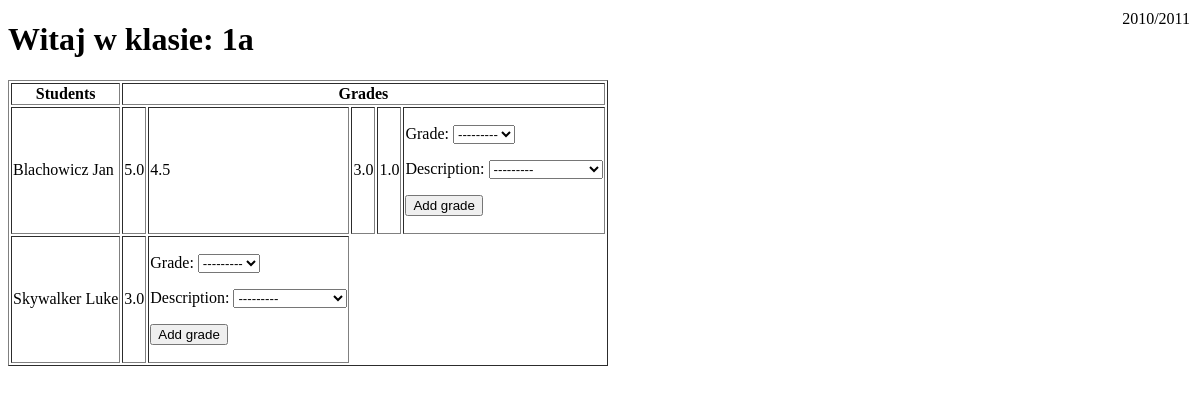
The app's page /schoolregister/nauczyciel/1/1/ (signed in), older data.
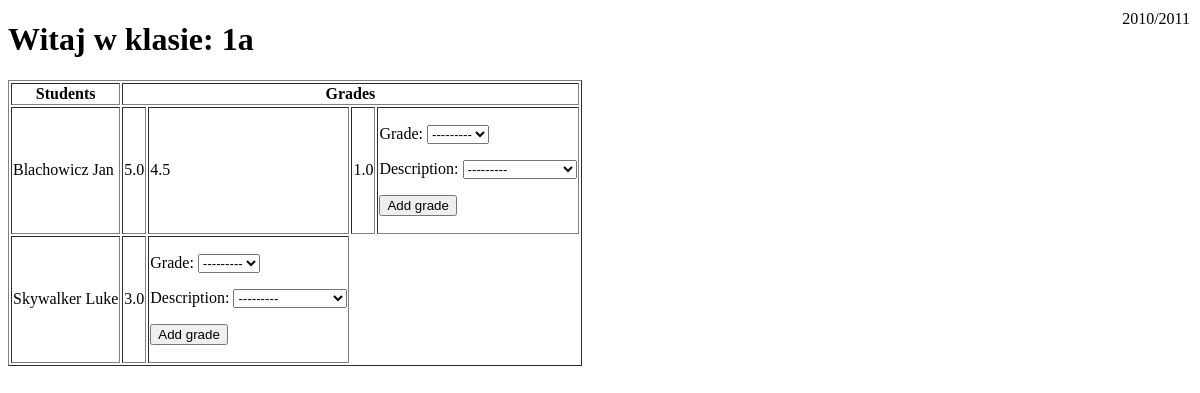
The same page, newer data.
### schoolregister/models.py (models this page shows, shortened)
class Student(models.Model):
    user = models.OneToOneField(settings.AUTH_USER_MODEL, null=True, on_delete=models.SET_NULL)
    first_name = models.CharField(max_length=50)
    last_name = models.CharField(max_length=50)
    birth_date = models.DateField()
    @property
    def full_name(self):
        first_name = self.first_name
        last_name = self.last_name
        full_name = last_name + ' ' + first_name
        return full_name

class Grade(models.Model):
    grade = models.DecimalField(max_digits=2, decimal_places=1, choices=[
        (1, 1), (1.5, 1.5), (2, 2), (2.5, 2.5), (3, 3), (3.5, 3.5), (4, 4), (4.5, 4.5), (5, 5),
        (5.5, 5.5), (6, 6)
    ])
    school_year = models.ForeignKey('SchoolYear', on_delete=models.RESTRICT)
    semester = models.ForeignKey('Semester', on_delete=models.RESTRICT)
    subject = models.ForeignKey('Subject', on_delete=models.RESTRICT)
    student = models.ForeignKey('Student', on_delete=models.RESTRICT)
    date_added = models.DateTimeField(auto_now_add=True)
    date_modified = models.DateTimeField(auto_now=True)
    class GradeDescription(models.TextChoices):
        SPRAWDZIAN = 'Sprawdzian'
        KARTKOWKA = 'Kartkówka'
        ODPOWIEDZ = 'Odpowiedź'
        PRACA_DOMOWA = 'Praca domowa'
        PROJEKT = 'Projekt'
        INNE = 'Inne'
    description = models.CharField(max_length=30, choices=GradeDescription.choices)

### schoolregister/views.py (the view)
# urls.py: path('nauczyciel/<int:school_class_id>/<int:subject_id>/', views.class_detail, name='class_detail'),
@login_required
def class_detail(request, school_class_id, subject_id):
    school_class = get_object_or_404(SchoolClass, id=school_class_id)
    semesters = school_class.school_year.semester_set.all()
    students = Student.objects.all()
    students_list = []
    grades = Grade.objects.all()
    subject = Subject.objects.get(id=subject_id) # !! <Subject.objects.get(pk=1)> To jest do zmiany, na razie wpisane na twardo jako test - przyklad.
    grades_list = []
    max_count_grades_1st = 0
    max_count_grades_2nd = 0
    semesters_len = len(semesters)
    for sc_student in school_class.students.all():
        students_list.append(sc_student)
        for semester in semesters:
            for grade in grades:
                if grade.student == sc_student and grade.subject == subject and grade.semester == semester:
                    grades_list.append(grade)
                    if semester.number == 1:
                        max_count_grades_1st += 1
                    elif semester.number == 2:
                        max_count_grades_2nd += 1
                    grade_form = GradeForm()
                    if request.method == 'POST':
                        grade_form = GradeForm(request.POST)
                        if grade_form.is_valid():
                            grade_form.save()
                            return HttpResponseRedirect('')
                    else:
                        grade_form = GradeForm()
    col_span_1_sem = max_count_grades_1st
    col_span_2_sem = max_count_grades_2nd
    return render(request, 'schoolregister/nauczyciel/klasa.html', {
        'school_class': school_class, 'students': students,
        'grades': grades, 'subject': subject, 'grade_form': grade_form,
        'students_list': students_list,
        'grades_list': grades_list,
        'col_span_1_sem': col_span_1_sem,
        'col_span_2_sem': col_span_2_sem,
        'semesters': semesters,
        'semesters_len': semesters_len,})

### schoolregister/forms.py
class GradeForm(forms.ModelForm):
    school_year = forms.ModelChoiceField(queryset=SchoolYear.objects.all(), widget=forms.HiddenInput())
    semester = forms.ModelChoiceField(queryset=Semester.objects.all(), widget=forms.HiddenInput())
    subject = forms.ModelChoiceField(queryset=Subject.objects.all(), widget=forms.HiddenInput())
    student = forms.ModelChoiceField(queryset=Student.objects.all(), widget=forms.HiddenInput())
    class Meta:
        model = Grade
        fields = ('grade', 'school_year', 'semester', 'subject', 'student', 'description')

### schoolregister/models.py (called while the page is built)
    @property
    def end_year(self):
        end_year = self.start_year + 1
        return end_year

    def __str__(self):
        return str(self.start_year) + '/' + str(self.end_year)

### schoolregister/templates/schoolregister/nauczyciel/klasa.html (shortened to what this page needs)
<!DOCTYPE html>
<html>
<head>
    <div id="school_year_logo">{{ school_class.school_year }}</div>
    <h1>Witaj w klasie: {{ school_class.name }}</h1>
</head>
<body>
    <table border>
        <tr>
            <th>Students</th>
            <th colspan = 10>Grades</th>
        </tr>
        {% for student in students_list %}
            <tr>
                <td>{{ student.full_name }}</td>
                    {% for grade in grades_list %}
                        {% if grade.student == student and grade.subject == subject %}
                            <td>{{ grade.grade }}</td>
                        {% endif %}
                    {% endfor %}
                    <td>
                        <form method="post">
                            {{ grade_form.as_p }}
                            <p><input type="submit" value="Add grade"></p>
                        </form>
                    </td>
            </tr>
        {% endfor %}
    </table>
</body>
</html>

Row changes from the older to the newer data that the page shows:
removed Grade: grade "3.0", shown under Student "Blachowicz Jan"
